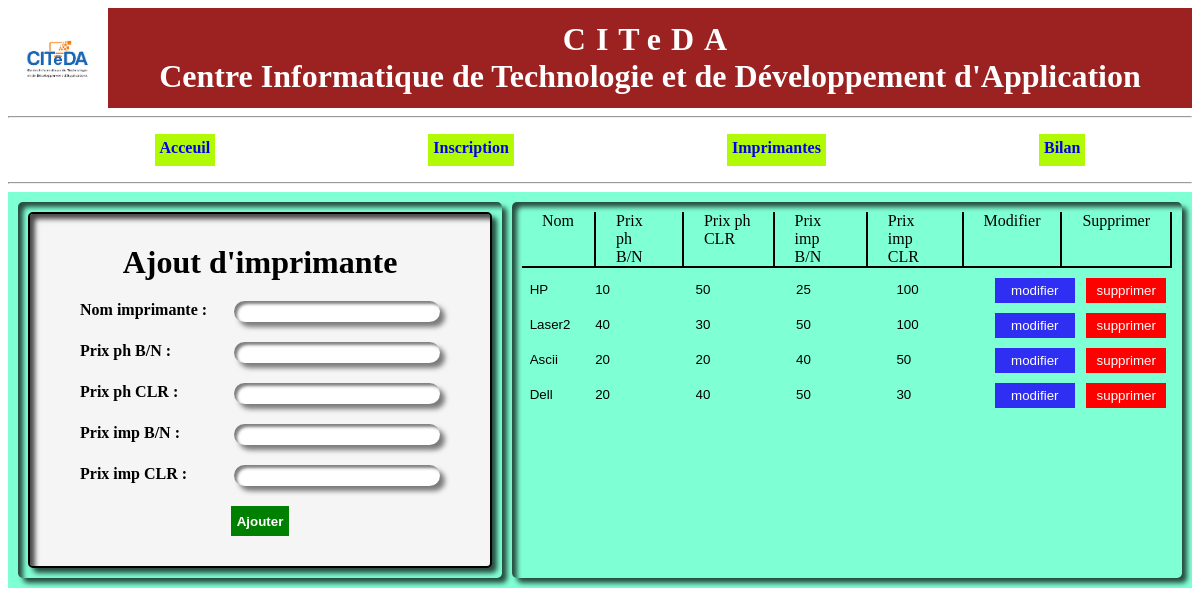
The app's page /imprimante.php (signed in) with its own data.
### tables this page shows
CREATE TABLE `imprimente` (
  `idimpr` int(10) NOT NULL,
  `nomimpr` varchar(30) NOT NULL,
  `prixphbn` int(10) NOT NULL,
  `priximbn` int(10) NOT NULL,
  `prixphclr` int(10) NOT NULL,
  `priximclr` int(10) NOT NULL
);

### imprimante.php (the view, shortened to what this page needs)
<!DOCTYPE html>
<html lang="en">
<head>
    <link rel="stylesheet" type="text/css" href="header.css">
    <link rel="stylesheet" type="text/css" href="imprimante.css">
</head>
<body>
<?php
try
{
$bdd = new PDO('mysql:host=localhost;dbname=citeda', 'root', '');
}
catch (Exception $e)
{
die('Erreur : ' . $e->getMessage());
}
 include"header.php";
?>
<div class="plage">
    <div class="gauche">
    <div>
     <form method="post" action="traitimpr.php">
        <div class="formulaire">
            <div>
            <center class="titre">
                <h1>Ajout d'imprimante</h1>
            </center>
                <div class="ligne">
                    <label>Nom imprimante : </label>
                    <input type="text" name="nomimpr" class="inp" required>
                </div>
                <div class="ligne">
                    <label>Prix ph B/N : </label>
                    <input type="number" name="prixphbn" class="inp" required>
                </div>
                <div class="ligne">
                    <label>Prix ph CLR : </label>
                    <input type="number" name="prixphclr" class="inp" required>
                </div>
                <div class="ligne">
                    <label>Prix imp B/N : </label>
                    <input type="number" name="priximpbn" class="inp" required>
                </div>
                <div class="ligne">
                    <label>Prix imp CLR : </label>
                    <input type="number" name="priximpclr" class="inp" required>
                </div>
                <div class="btn">
                    <button class="btn2" name="ajouter">Ajouter</button>
                </div>
            </div>
        </div>
    </form>
    </div>
    </div>
    <div class="droite">
        <div class="tete">
            <div class="lab">Nom</div>
            <div class="lab">Prix ph B/N</div>
            <div class="lab">Prix ph CLR</div>
            <div class="lab">Prix imp B/N</div>
            <div class="lab">Prix imp CLR</div>
            <div class="lab">Modifier</div>
            <div class="lab">Supprimer</div>
        </div>
        <?php
            $req = $bdd->prepare('SELECT * FROM imprimente');
            $req->execute();
            while ($imprimante = $req->fetch()){
                ?>
                  <form action="traitimpr.php" method="GET">
                    <div class="corp">
                            <input type="text" name="nomimpr" value="<?php echo $imprimante['nomimpr']; ?>" class=" bas" style="width:50px;height: 20px;">
                            <input type="number" name="prixphbn" value="<?php echo $imprimante['prixphbn']; ?>" class=" bas" style="width:85px;height: 20px;">
                            <input type="number" name="prixphclr" value="<?php echo $imprimante['prixphclr']; ?>" class=" bas" style="width:85px;height: 20px;">
                            <input type="number" name="priximbn" value="<?php echo $imprimante['priximbn']; ?>" class=" bas" style="width:85px;height: 20px;">
                            <input type="number" name="priximclr" value="<?php echo $imprimante['priximclr']; ?>" class=" bas" style="width:85px;height: 20px;">
                            <a href="traitimpr.php?mod=oui&idimpr=<?php echo $imprimante['idimpr']; ?>
                            &nomimpr=<?php echo $imprimante['nomimpr'];?>
                            &prixphbn=<?php echo $imprimante['prixphbn'];?>
                            &prixphclr=<?php echo $imprimante['prixphclr'];?>
                            &priximbn=<?php echo $imprimante['priximbn']; ?>
                            &priximclr=<?php echo $imprimante['priximclr'];?>
                            "><input  type="submit" name="mod" value="modifier" class="bas-btn-mod" style="width:80px;height: 25px;"></a>
                            <a href="traitimpr.php?sup=supprimer&idimpr=<?php echo $imprimante['idimpr']?>"><input type="submit" name="sup" value="supprimer" class="bas-btn-sup" style="width:80px;height: 25px;"></a>
                    </div>
                  </form>
                <?php
            }
        ?>
    </div>
</div>
</body>
</html>

### header.php
<header>
        <div class="haut">
            <img src="logo.jpg" width="100" height="100" alt="">
            <h1  style="text-align:center;">
                <span style="letter-spacing:10px;">CITeDA</span><br>
                <span>Centre Informatique de Technologie et de Développement d'Application</span>
            </h1>
        </div>
        <hr>
        <?php
       $profil = $_SESSION['profil'];
if ($profil=="PDG") {
    ?>
    <div class="navv">
            <ul>
                <li><a href="acceuil.php">Acceuil</a></li>
                <li><a href="inscription.php">Inscription</a></li>
                <li><a href="imprimante.php">Imprimantes</a></li>
                <li><a href="bilan.php">Bilan</a></li>
            </ul>
            <hr>
        </div>
<?php
}
?>
 </header>

### header.css (style rules this page uses)
header { top: 0; }
.haut { display: flex; background-color: rgb(156, 33, 33); color: white; }
h1 { margin: auto; }
.navv ul { display: flex; flex-direction: row; justify-content: space-around; }
.navv li { height: 22px; padding: 5px; background-color: rgb(176, 250, 5); color: black; list-style-type: none; }
.navv li a { text-decoration: none; margin: auto; font-weight: bold; }

### imprimante.css (style rules this page uses)
.plage { display: flex; gap: 10px; background-color: aquamarine; padding: 10px; }
.gauche { flex: 3; padding:10px; display: flex; flex-direction:column; gap:50px; justify-content: center; align-items: center; border-radius: 5px; box-shadow: inset 5px 5px 5px rgba(0, 0, 0, 0.7), 5px 5px 5px rgba(0, 0, 0, 0.7); }
.formulaire { width: 400px; background-color: whitesmoke; border: 2px solid black; border-radius: 5px; padding: 30px; box-shadow: inset 5px 5px 5px rgba(0, 0, 0, 0.7), 5px 5px 5px rgba(0, 0, 0, 0.7); }
label { font-weight: bold; }
.inp { width: 200px; margin-left: 20px; border:none; outline:none; border-radius:20px; text-align:center; padding:3px; box-shadow: inset 3px 3px 3px rgba(0, 0, 0, 0.5), 5px 5px 5px rgba(0, 0, 0, 0.5); }
.ligne { margin: 20px; display: flex; justify-content: space-between; }
.bas { margin: 20px; }
.btn { margin-top: 20px; display: flex; justify-content:center; }
button { height: 30px; background-color: green; color:white; font-weight: bold; cursor: pointer; border:none; }
.droite { flex: 9; padding:10px; display: flex; flex-direction:column; gap:10px; border-radius: 5px; box-shadow: inset 5px 5px 5px rgba(0, 0, 0, 0.7), 5px 5px 5px rgba(0, 0, 0, 0.7); }
.tete { display: flex; justify-content: space-around; }
.lab { border-right:2px solid black; border-bottom:2px solid black; padding:0 20px; }
.corp { display: flex; justify-content: space-around; }
.bas { margin:0; border:none; background-color: aquamarine; }
.bas-btn-mod { margin:0; border:none; background-color: rgb(47, 47, 244); color:white; cursor:pointer; }
.bas-btn-sup { margin:0; border:none; background-color: red; color:white; cursor:pointer; }

### records on screen
imprimente: nomimpr "HP", prixphbn "10", prixphclr "50", priximbn "25", priximclr "100"
imprimente: nomimpr "Laser2", prixphbn "40", prixphclr "30", priximbn "50", priximclr "100"
imprimente: nomimpr "Ascii", prixphbn "20", prixphclr "20", priximbn "40", priximclr "50"
imprimente: nomimpr "Dell", prixphbn "20", prixphclr "40", priximbn "50", priximclr "30"
